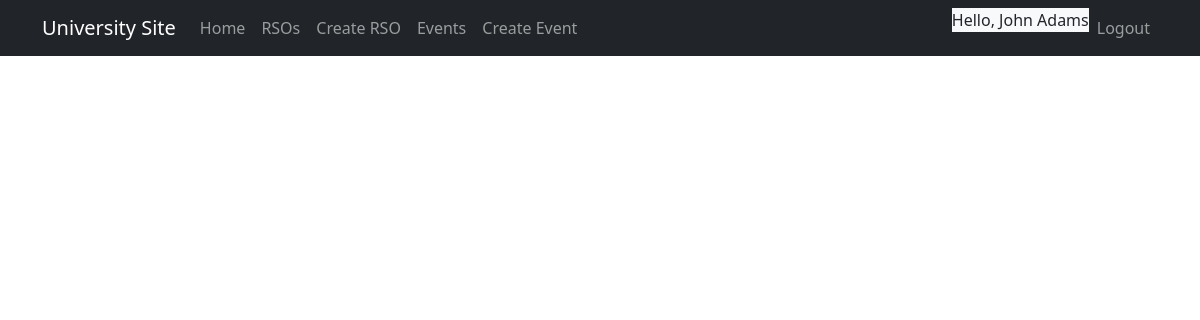
Before: /organizations/index.php (signed in) with the older database file.
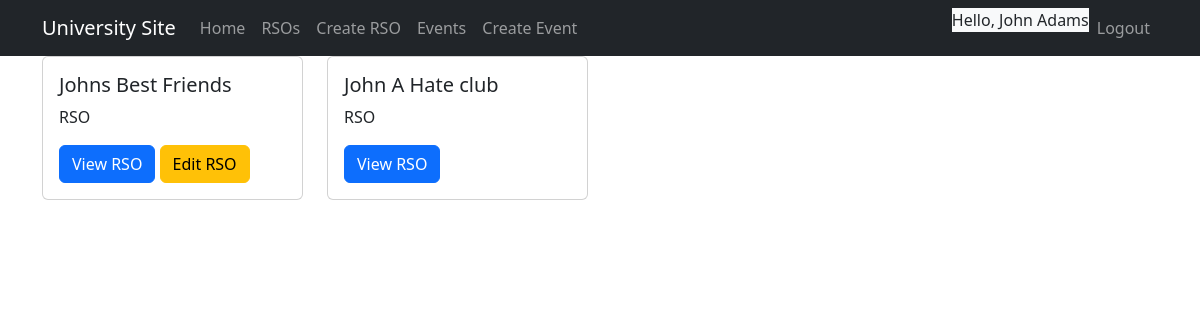
After: the same page with the newer database file.
### tables this page shows
CREATE TABLE RSOs (
    RSOID INT AUTO_INCREMENT PRIMARY KEY,
    Name VARCHAR(255) NOT NULL,
    AdminID INT,
    UniversityID INT,
    FOREIGN KEY (AdminID) REFERENCES Users(UserID),
    FOREIGN KEY (UniversityID) REFERENCES Universities(UniversityID)
);

### src/core/db.php (called while the page is built, shortened)
<?php
function db_get_connection() {
    $host = '127.0.0.1';
    $db = 'universitysite';
    $user = 'universitysite';
    $pass = 'universitysite';
    $charset = 'utf8mb4';
    $dsn = "mysql:host=$host;dbname=$db;charset=$charset";
    $options = [
        PDO::ATTR_ERRMODE => PDO::ERRMODE_EXCEPTION,
        PDO::ATTR_DEFAULT_FETCH_MODE => PDO::FETCH_ASSOC,
        PDO::ATTR_EMULATE_PREPARES => false,
    ];
    try {
        $dbConn = new PDO($dsn, $user, $pass, $options);
        return $dbConn;
    } catch (\PDOException $e) {
        throw new \PDOException($e->getMessage(), (int)$e->getCode());
    }
}
function orgs_get_all_rsos($universityId) {
    $dbConn = db_get_connection();
    $stmt = $dbConn->prepare('SELECT * FROM RSOs WHERE UniversityID = :university_id');
    $stmt->execute(['university_id' => $universityId]);
    $rsos = $stmt->fetchAll(PDO::FETCH_ASSOC);
    return$rsos;
}
?>

### src/organizations/index.php (the view, shortened to what this page needs)
<?php
include_once('../core/header.php');
$user_id = $_SESSION["user_id"];
$university_id = $_SESSION["user_universityid"];
$rsos = orgs_get_all_rsos($university_id);
?>
    <div class="container">
        <div class="row">
            <?php foreach ($rsos as $rso) : ?>
                <?php
                $is_admin = $user_id == $rso['AdminID'];
                ?>
                <div class="col-sm-6 col-md-4 col-lg-3 mb-4">
                    <div class="card">
                        <div class="card-body">
                            <h5 class="card-title"><?= htmlspecialchars($rso['Name']) ?></h5>
                            <p class="card-text">RSO</p>
                            <a href="#" class="btn btn-primary">View RSO</a>
                            <?php if ($is_admin) : ?>
                                <a href="/organizations/edit_rso.php?id=<?=$rso["RSOID"]?>" class="btn btn-warning">Edit RSO</a>
                            <?php endif; ?>
                        </div>
                    </div>
                </div>
            <?php endforeach; ?>
        </div>
    </div>
<?php
include_once('../core/footer.php');
?>

Changed rows visible on the page:
added rsos: Name "Johns Best Friends"
added rsos: Name "John A Hate club"
